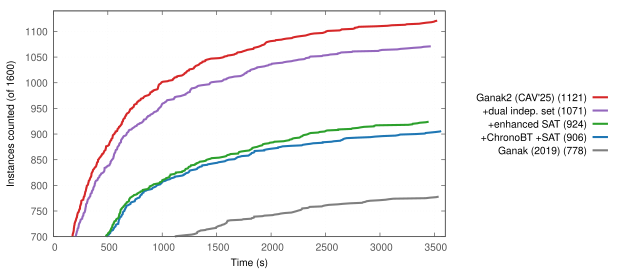

Here is the gnuplot script that generated this plot:
set terminal pdfcairo enhanced color font "Helvetica,11" size 6.2in,2.7in
set output "cav-versions.pdf"
set key outside right center spacing 1.3 samplen 2 invert
set xlabel "Time (s)"
set ylabel "Instances counted (of 1600)"
set grid lc rgb "#dddddd"
set border lc rgb "#555555"
set xrange [0:3600]
set yrange [700:1140]
plot "cav-versions-0.dat" u 1:2 w l lw 3 lc rgb "#7f7f7f" t "Ganak (2019) (778)", "cav-versions-1.dat" u 1:2 w l lw 3 lc rgb "#1f77b4" t "+ChronoBT +SAT (906)", "cav-versions-2.dat" u 1:2 w l lw 3 lc rgb "#2ca02c" t "+enhanced SAT (924)", "cav-versions-3.dat" u 1:2 w l lw 3 lc rgb "#9467bd" t "+dual indep. set (1071)", "cav-versions-4.dat" u 1:2 w l lw 3 lc rgb "#d62728" t "Ganak2 (CAV'25) (1121)"
